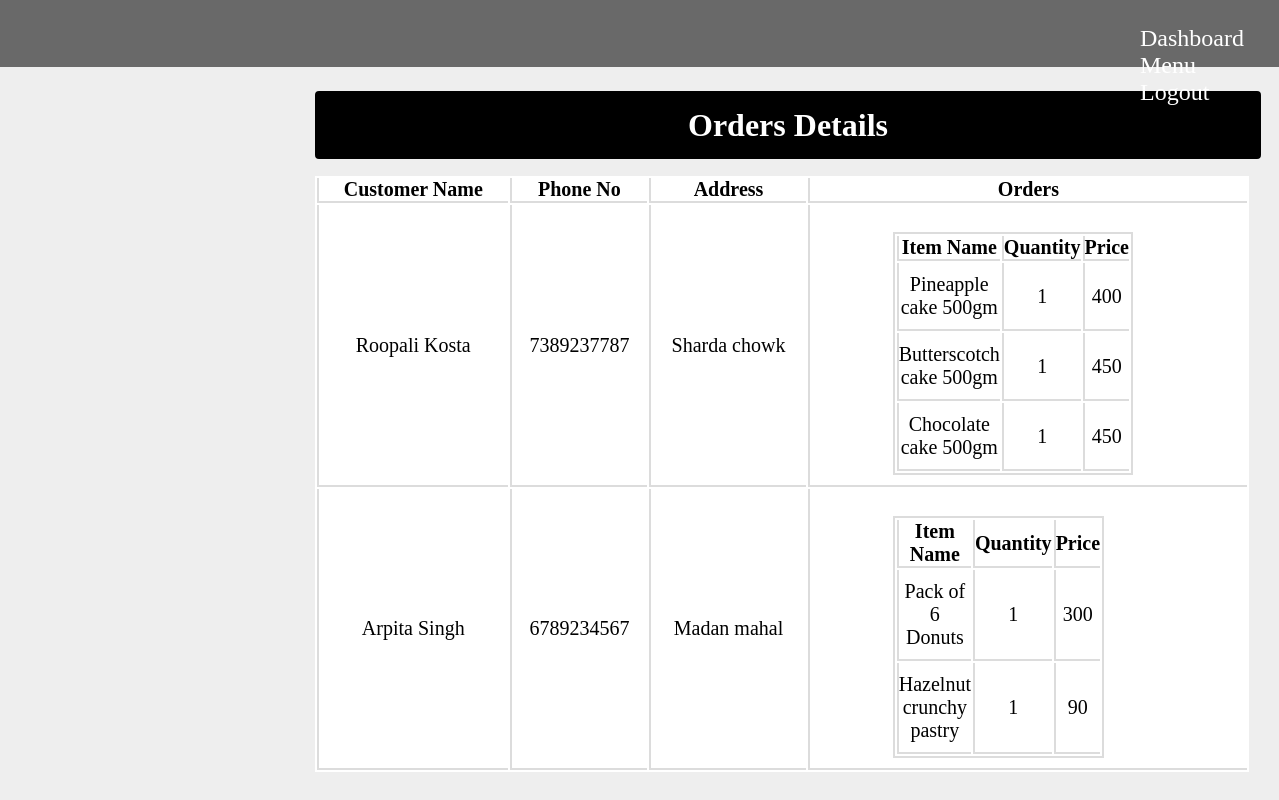
The app's page /admin/view-orders.php (signed in) with its own data.
### tables this page shows
CREATE TABLE `order_manager` (
  `Order_id` int(100) NOT NULL,
  `Full_name` varchar(100) NOT NULL,
  `Phone_no` varchar(100) NOT NULL,
  `Address` varchar(100) NOT NULL
);

CREATE TABLE `user_orders` (
  `Order_id` int(100) NOT NULL,
  `Item_Name` varchar(100) NOT NULL,
  `Price` int(100) NOT NULL,
  `Quantity` int(100) NOT NULL
);

### admin/view-orders.php (the view, shortened to what this page needs)
<?php
include("admin_page.php");
?>
<!DOCTYPE html>
<html lang="en">
<head>
    <link rel="stylesheet" href="dashboard.css">
    <link rel="stylesheet" href="view-register-users.css">
    <link rel="stylesheet" href="order-table.css">
</head>
<body>
    <div class="container">
        <div class="row">
            <h1>Orders Details</h1>
        </div>
        <div class="tab">
            <table>
                <thead>
                    <tr>
                        <th>Customer Name</th>
                        <th>Phone No</th>
                        <th>Address</th>
                        <th>Orders</th>
                    </tr>
                </thead>
                <tbody>
                    <?php
                       $query="SELECT * FROM `order_manager`";
                       $user_result = mysqli_query($conn,$query);
                       while($user_fetch=mysqli_fetch_assoc($user_result))
                       {
                        echo "
                        <tr>
                    <td>$user_fetch[Full_name]</td>
                    <td>$user_fetch[Phone_no]</td>
                     <td>$user_fetch[Address]</td>
                     <td>
                     <table  class='order-table'>
                     <thead>
                     <tr>
                         <th>Item Name</th>
                         <th>Quantity</th>
                         <th>Price</th>
                     </tr>
                 </thead>
                 <tbody>
                 ";
                 $order_query = "SELECT * FROM `user_orders` WHERE `Order_id`=$user_fetch[Order_id]";
                 $order_result = mysqli_query($conn,$order_query);
                 while($order_fetch=mysqli_fetch_assoc($order_result))
                 {
                    echo "
                    <tr>
                    <td>$order_fetch[Item_Name]</td>
                    <td>$order_fetch[Quantity]</td>
                    <td>$order_fetch[Price]</td>
                    </tr>
                    ";
                 }
                 echo "
                 </tbody>
                 </table>
                     </td>
                        </tr>
                        ";
                       }
                    ?>
                </tbody>
            </table>
        </div>
    </div>
</body>
</html>

### admin/admin_page.css (style rules this page uses)
* { margin: 0; padding: 0; }
body { background-color: #eeeeee; }

### admin/dashboard.css (style rules this page uses)
* { margin: 0; padding: 0; }
body { background-color: #eeeeee; }
.container { height: 530px; }

### admin/view-register-users.css (style rules this page uses)
.row { border: 2px solid black; background-color: black; color: white; text-align: center; margin-top: 24px; width: 934px; margin-left: 315px; height: 56px; border-radius: 4px; padding: 4px; }
.row h1 { padding: 10px; }
table { color: black; text-align: center; margin-top: 17px; width: 934px; margin-left: 315px; height: 56px; font-size: 20px; background-color: white; }
table th { border-top: none; border-left: 2px solid gainsboro; border-bottom: 2px solid gainsboro; }
td { border-left: 2px solid gainsboro; border-top: none; border-bottom: 2px solid gainsboro; padding: 10px 0px 10px 0px; text-align: center; }

### admin/order-table.css (style rules this page uses)
.order-table { width: 123px; text-align: center; margin-left: 83px; border: 2px solid gainsboro; }

### records on screen
order_manager: Full_name "Roopali Kosta", Phone_no "7389237787", Address "Sharda chowk"
user_orders: Item_Name "Pineapple cake 500gm", Quantity "1", Price "400"
user_orders: Item_Name "Butterscotch cake 500gm", Quantity "1", Price "450"
user_orders: Item_Name "Chocolate cake 500gm", Quantity "1", Price "450"
order_manager: Full_name "Arpita Singh", Phone_no "6789234567", Address "Madan mahal"
user_orders: Item_Name "Pack of 6 Donuts", Quantity "1", Price "300"
user_orders: Item_Name "Hazelnut crunchy pastry", Quantity "1", Price "90"
